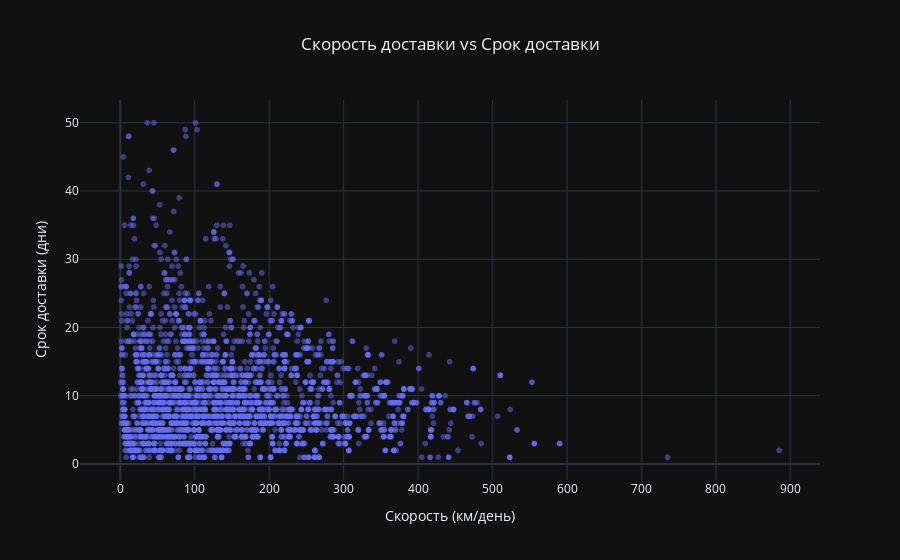

Source (notebook cell):
### Markdown cell above
## График 3. Зависимость срока доставки от скорости

### Code cell
speed_fig = px.scatter(
    data, 
    x='Скорость доставки', 
    y='Срок доставки факт',
    title='Скорость доставки vs Срок доставки',
    opacity=0.5
)

speed_fig.update_layout( 
    title_x=0.5,
    xaxis_title="Скорость (км/день)",
    yaxis_title="Срок доставки (дни)",
    template='plotly_dark'
    )

speed_fig.show()

### Figure 1 — Plotly figure (JSON) as saved in the notebook; plotly's stock layout.template omitted (floating-point values rounded to 4 significant figures; data arrays with more than 128 entries replaced by an {"elided": "..."} marker saying what was removed)
{"data": [{"hovertemplate": "Скорость доставки=%{x}<br>Срок доставки факт=%{y}<extra></extra>", "legendgroup": "", "marker": {"color": "#636efa", "opacity": 0.5, "symbol": "circle"}, "mode": "markers", "name": "", "showlegend": false, "type": "scattergl", "x": {"elided": "4930 float values"}, "xaxis": "x", "y": {"elided": "4930 float values"}, "yaxis": "y"}], "layout": {"legend": {"tracegroupgap": 0}, "title": {"text": "Скорость доставки vs Срок доставки", "x": 0.5}, "xaxis": {"anchor": "y", "domain": [0, 1], "title": {"text": "Скорость (км/день)"}}, "yaxis": {"anchor": "x", "domain": [0, 1], "title": {"text": "Срок доставки (дни)"}}}}
